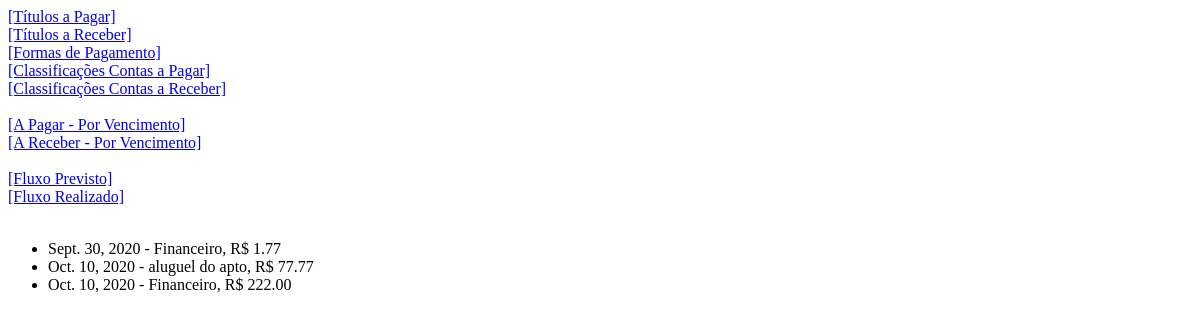
The app's page /relatorios/pagar, older data.
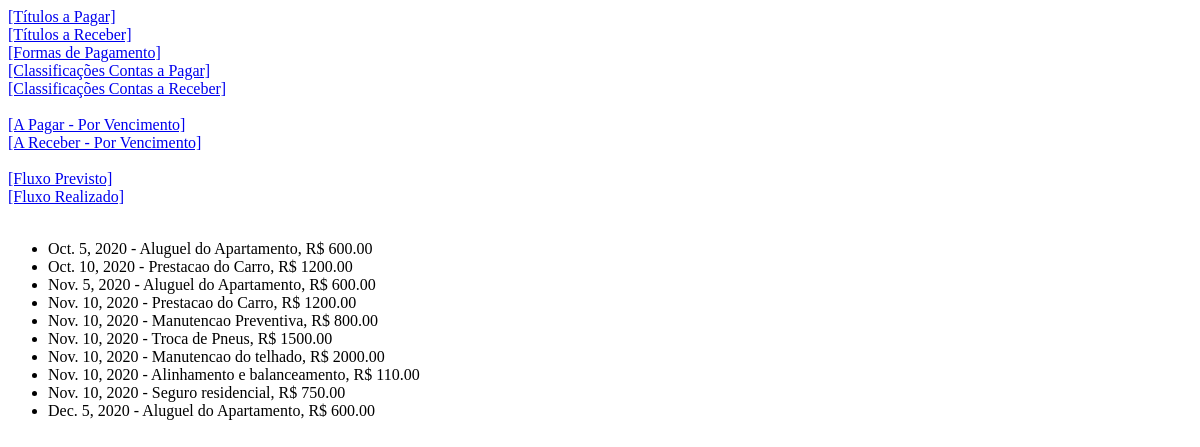
The same page, newer data.
### fluxocaixa/models.py (models this page shows, shortened)
class TituloPagar(models.Model):
    data_vencimento = models.DateField()
    data_pagamento = models.DateField(
        blank=True,
        null=True
    )
    valor = models.DecimalField(max_digits=11, decimal_places=2)
    descricao = models.CharField(max_length=100)
    classificacao = models.ForeignKey(
        ClassificacaoPagar,
        on_delete=models.RESTRICT,
        null=True)
    formapagamento = models.ForeignKey(
        FormaPagamento,
        on_delete=models.RESTRICT,
        null=True)
    OPCOES_SITUACAO = [
        ('PG','Pago'),
        ('AP','A Pagar')
    ]
    situacao = models.CharField(
        max_length=2,
        choices=OPCOES_SITUACAO,
        default='AP'
    )
    objects = TituloManager()

### fluxocaixa/views/vrelatorios.py (the view)
# urls.py: path('relatorios/pagar', vrelatorios.pagar, name='relatorio_pagar'),
def pagar(request):
    db_lista = TituloPagar.objects.all().order_by('data_vencimento')
    payload = { 'lista' : list(db_lista) }
    template = loader.get_template('relatorios/pagar.html')
    return HttpResponse(template.render(payload, request))

### fluxocaixa/templates/relatorios/pagar.html
{% extends 'base.html' %}
{% block content %}
	{% if lista %}
		<ul>
		{% for i in lista %}
			<li>{{i.data_vencimento}} - {{ i.descricao }}, R$ {{ i.valor }}</li>
		{% endfor %}
        </ul>
	{% else %}
		<p>Nenhum item localizado para exibição.</p>
    {% endif %}
{% endblock %}

### fluxocaixa/templates/base.html (shortened to what this page needs)
{% load static %}
<!DOCTYPE html>
<html lang="pt-br">
<head>
</head>
<body>
    <nav>
        <a href="{% url 'titulospagar' %}">[Títulos a Pagar]</a>
        <br />
        <a href="{% url 'titulosreceber' %}">[Títulos a Receber]</a>
        <br />
        <a href="{% url 'formaspgto' %}">[Formas de Pagamento]</a>
        <br />
        <a href="{% url 'classificacoespagar' %}">[Classificações Contas a Pagar]</a>
        <br />
        <a href="{% url 'classificacoesreceber' %}">[Classificações Contas a Receber]</a>
        <br />
        <br />
        <a href="{% url 'relatorio_pagar' %}">[A Pagar - Por Vencimento]</a>
        <br />
        <a href="{% url 'relatorio_receber' %}">[A Receber - Por Vencimento]</a>
        <br />
        <br />
        <a href="{% url 'fluxo_previsto' %}">[Fluxo Previsto]</a>
        <br />
        <a href="{% url 'fluxo_realizado' %}">[Fluxo Realizado]</a>
        <br />
        <br />
    </nav>
    <div>
        {% block content %}
        {% endblock %}
    </div>
</body>
</html>

Row changes from the older to the newer data that the page shows:
removed TituloPagar: data_vencimento "Sept. 30, 2020", descricao "Financeiro", valor "1.77"
removed TituloPagar: data_vencimento "Oct. 10, 2020", descricao "aluguel do apto", valor "77.77"
removed TituloPagar: data_vencimento "Oct. 10, 2020", descricao "Financeiro", valor "222.00"
added TituloPagar: data_vencimento "Oct. 5, 2020", descricao "Aluguel do Apartamento", valor "600.00"
added TituloPagar: data_vencimento "Oct. 10, 2020", descricao "Prestacao do Carro", valor "1200.00"
added TituloPagar: data_vencimento "Nov. 5, 2020", descricao "Aluguel do Apartamento", valor "600.00"
added TituloPagar: data_vencimento "Nov. 10, 2020", descricao "Prestacao do Carro", valor "1200.00"
added TituloPagar: data_vencimento "Nov. 10, 2020", descricao "Manutencao Preventiva", valor "800.00"
added TituloPagar: data_vencimento "Nov. 10, 2020", descricao "Troca de Pneus", valor "1500.00"
added TituloPagar: data_vencimento "Nov. 10, 2020", descricao "Manutencao do telhado", valor "2000.00"
added TituloPagar: data_vencimento "Nov. 10, 2020", descricao "Alinhamento e balanceamento", valor "110.00"
added TituloPagar: data_vencimento "Nov. 10, 2020", descricao "Seguro residencial", valor "750.00"
added TituloPagar: data_vencimento "Dec. 5, 2020", descricao "Aluguel do Apartamento", valor "600.00"
